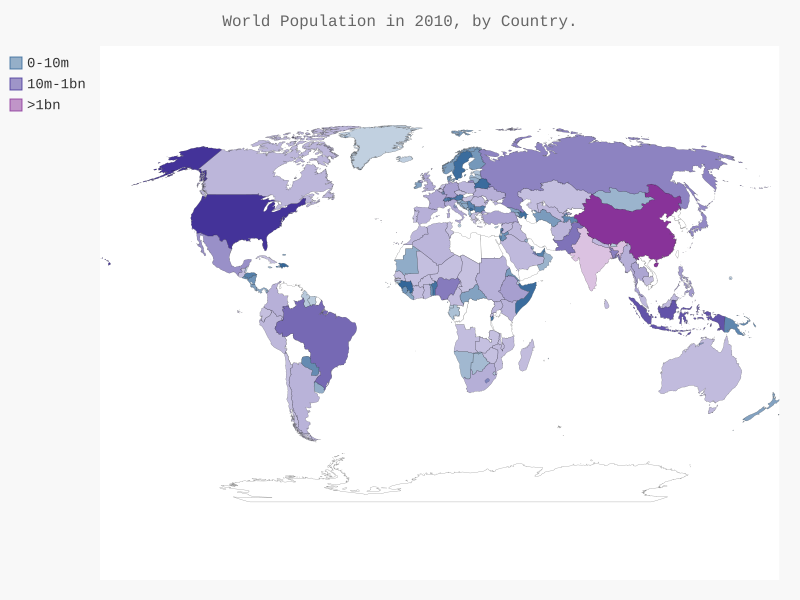

Python code for this plot:
import json
import pygal

from pygal.style import LightColorizedStyle as LCS, RotateStyle as RS
from pygal.maps.world import World
from country_codes import get_country_code

# Load the data into a list.
filename = 'population_data.json'
with open(filename) as f:
	pop_data = json.load(f)
	
# Build the dictionary of population data.
cc_populations = {}
for pop_dict in pop_data:
	if pop_dict['Year'] == '2010':
		country_name = pop_dict['Country Name']
		population = int(float(pop_dict['Value']))
		code = get_country_code(country_name)
		if code:
			cc_populations[code] = population

# Group the countries into 3 population levels.
cc_pops_1, cc_pops_2, cc_pops_3 = {}, {}, {}
for cc, pop in cc_populations.items():
	if pop < 10000000:
		cc_pops_1[cc] = pop
	elif pop < 1000000000:
		cc_pops_2[cc] = pop
	else:
		cc_pops_3[cc] = pop
		
# See how many countries are in each level.
print(len(cc_pops_1), len(cc_pops_2), len(cc_pops_3))		

wm_style = RS('#336699', base_style=LCS)
wm = World(style = wm_style)
wm.title = 'World Population in 2010, by Country.'
wm.add('0-10m', cc_pops_1)
wm.add('10m-1bn', cc_pops_2)
wm.add('>1bn', cc_pops_3)

wm.render_to_file('world_population.svg')
